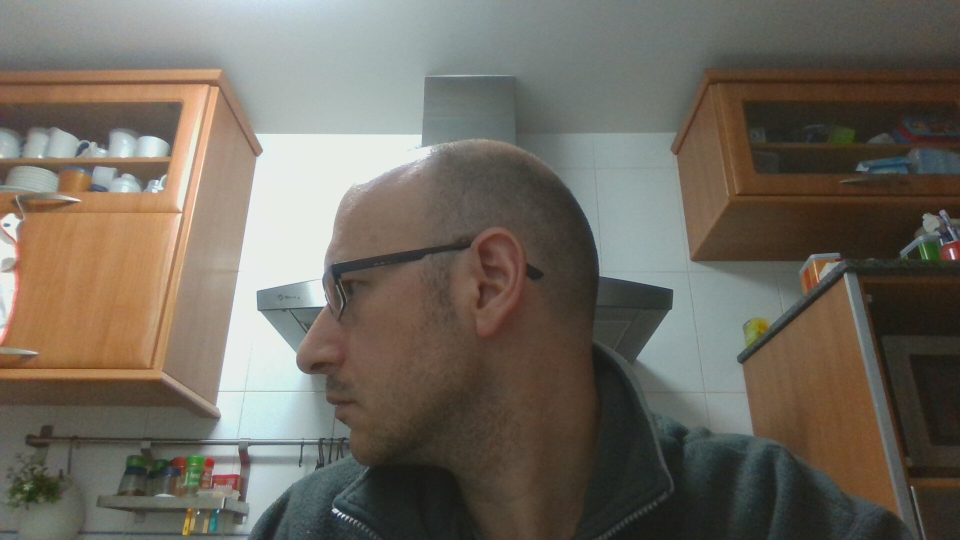
#> input picture images/2016-12-27-065934.jpg, 1920 x 1080 px, given in place of book-cover.jpg, which was not available (shown at 1/2 size)
$ python keypoint_detectors.py   (Python 2 division)
#> lines starting #> are read from the running program, lines starting #| are printed output that depends on the picture; pictures that were not available may be replaced by others from this repository, and a replacement may not be noted
import os

import cv2
import matplotlib.pyplot as plt
import numpy as np
from skimage.transform import pyramid_gaussian
from skimage.util.shape import view_as_windows


class Harris:
    # [182 lines left out: functions get_harris_image, get_harris_coords, get_descriptors, draw_harris_points, show_harris_corners, match and 5 more, not called in this run]


class OrbDetector():
    orb = None

    def __init__(self):
        self.orbt = cv2.ORB_create(nfeatures=200, scoreType=cv2.ORB_HARRIS_SCORE)
        self.orbi = cv2.ORB_create(nfeatures=1000, scoreType=cv2.ORB_HARRIS_SCORE)

    # [31 lines left out: functions camera_keypoints, _calculate_object_scale, not called in this run]


    def pre_process(self, image):
        # converto to GRAYSCALE if needed
        img = image
        if len(img.shape) == 3:
            img = cv2.cvtColor(img,cv2.COLOR_BGR2GRAY)
        img = cv2.equalizeHist(img)
        return img

    def show_template_matches_knn(self, q_image, t_image):

        kp1, des1 = self.orbt.detectAndCompute(q_image, None)
        kp2, des2 = self.orbi.detectAndCompute(t_image, None)

        bf = cv2.BFMatcher(cv2.NORM_HAMMING)
        if type(des1) == type(None) or type(des2) == type(None):
            return t_image,0
        matches = bf.knnMatch(des1, des2, k=2)

        # store all the good matches as per Lowe's ratio test.
        good = []
        for m, n in matches:
            if m.distance < 0.7 * n.distance:
                good.append(m)

        MIN_MATCH_COUNT = 5
        if len(good) > MIN_MATCH_COUNT:
            src_pts = np.float32([kp1[m.queryIdx].pt for m in good]).reshape(-1, 1, 2)
            dst_pts = np.float32([kp2[m.trainIdx].pt for m in good]).reshape(-1, 1, 2)

            M, mask = cv2.findHomography(src_pts, dst_pts, cv2.RANSAC, 5.0)
            if type(mask) == type(None) or type(M) == type(None):
                img2 = t_image
                matchesMask = None
            else:
                matchesMask = mask.ravel().tolist()
                h, w = q_image.shape[0],q_image.shape[1]
                pts = np.float32([[0, 0], [0, h - 1], [w - 1, h - 1], [w - 1, 0]]).reshape(-1, 1, 2)
                dst = cv2.perspectiveTransform(pts, M)

                img2 = cv2.polylines(t_image, [np.int32(dst)], True, 255, 3, cv2.LINE_AA)

        else:
            # print "Not enough matches are found - %d/%d" % (len(good), MIN_MATCH_COUNT)
            matchesMask = None
            img2 = t_image

        draw_params = dict(matchColor=(0, 255, 0),  # draw matches in green color
                       singlePointColor=None,
                       matchesMask=matchesMask,  # draw only inliers
                       flags=2)

        img3 = cv2.drawMatches(q_image, kp1, img2, kp2, good, None, **draw_params)

        return img3, 0


    # [69 lines left out: functions show_template_matches_mod, show_keypoints, not called in this run]

    def calculate_inc_mean(self, mean_matches,num_elements, a):
        m = mean_matches + (a)/(num_elements+1)
        return m

    def camera_detect(self, object_img):
        cap = cv2.VideoCapture(0)

        mean = 0
        num_elements = 0

        queryImage = self.pre_process(object_img)

        while (1):
            # Take each frame
            _, frame = cap.read()

            trainingImage = self.pre_process(frame)
            img, num_matches = self.show_template_matches_knn(object_img,frame)
            mean = self.calculate_inc_mean(mean,num_elements, num_matches)
            num_elements +=1

            # font = cv2.FONT_HERSHEY_SIMPLEX
            # cv2.putText(img, 'matches: ' +str(mean), (10, 10), font, 0.5, (255, 255, 255), 2, cv2.LINE_AA)

            cv2.imshow('frame', img)

            k = cv2.waitKey(5) & 0xFF
            if k == 27:
                break

        cv2.destroyAllWindows()

    # [16 lines left out: functions init_detector, test_harris, not called in this run]


def test_orb_camera_detector(template_path):
#> called with template_path = '../../resources/images/book-cover.jpg'
    orb = OrbDetector()
    template = cv2.imread(template_path)
#> template is the input picture: shape (1080, 1920, 3); mean B, G, R 94.7, 105.1, 111.5
    orb.camera_detect(template)
#> in pre_process, `img = cv2.cvtColor(img,cv2.COLOR_BGR2GRAY)`:
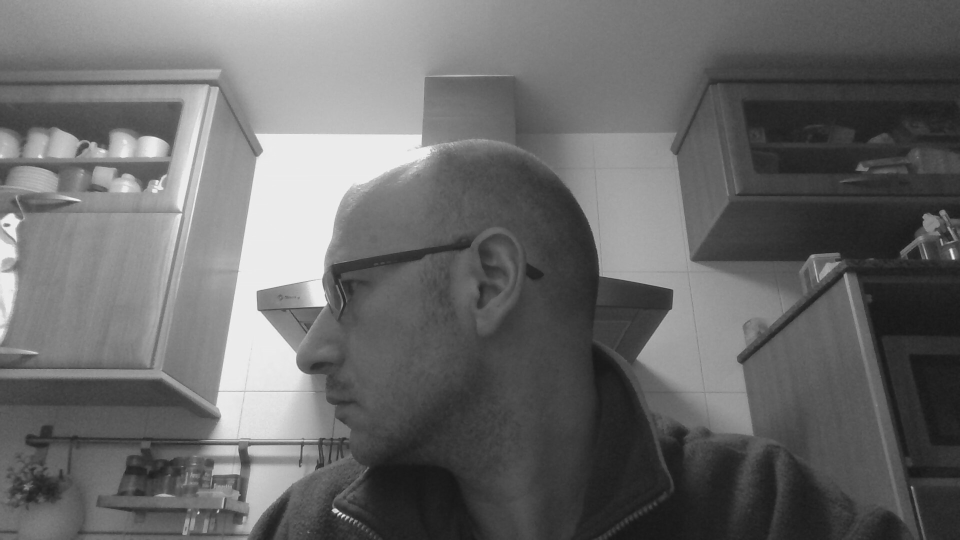
#> img: shape (1080, 1920) (shown at 1/2 size); min 19, max 246, mean 105.8
#> in pre_process, `img = cv2.equalizeHist(img)`:
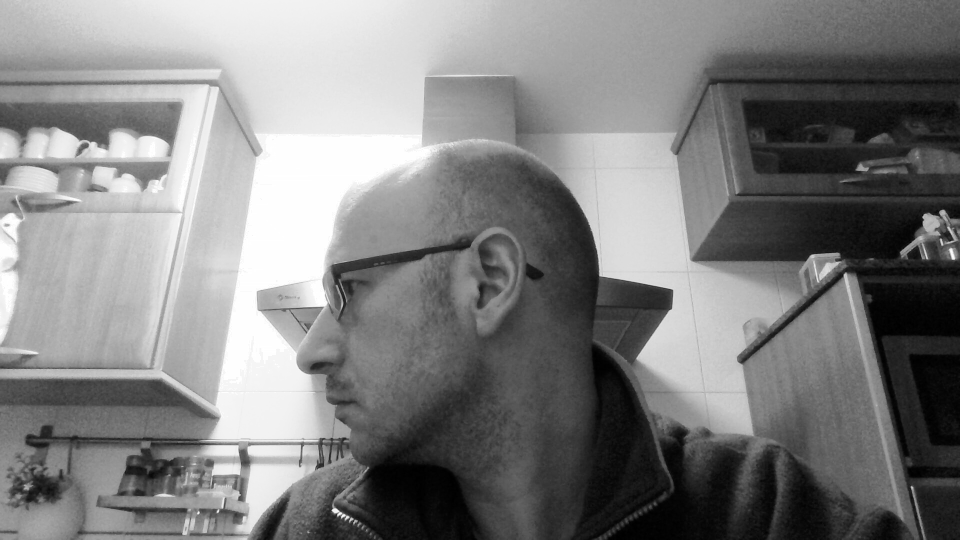
#> img: shape (1080, 1920) (shown at 1/2 size); min 0, max 255, mean 128.4
#> in show_template_matches_knn, `kp1, des1 = self.orbt.detectAndCompute(q_image, None)`: kp1 = 200 keypoints; strongest (x, y, size): (680, 1026, 37.2), (680, 1025, 44.6), (687, 1030, 44.6), (688, 1030, 37.2)
#> in show_template_matches_knn, `kp2, des2 = self.orbi.detectAndCompute(t_image, None)`: kp2 = 1000 keypoints; strongest (x, y, size): (680, 1026, 37.2), (680, 1025, 44.6), (687, 1030, 44.6), (688, 1030, 37.2)
#> in show_template_matches_knn, `matches = bf.knnMatch(des1, des2, k=2)`: matches = 200 matches
#> in show_template_matches_knn, `src_pts = np.float32([kp1[m.queryIdx].pt for m in good]).reshape(-1, 1..`: src_pts = 200 rows, first 8: [713, 1042], [437, 1020], [664, 1020], [1199, 551], [676, 1022], [435, 1023], [397, 1025], [1345, 580]
#> in show_template_matches_knn, `dst_pts = np.float32([kp2[m.trainIdx].pt for m in good]).reshape(-1, 1..`: dst_pts has the same summary as src_pts
#> in show_template_matches_knn, `M, mask = cv2.findHomography(src_pts, dst_pts, cv2.RANSAC, 5.0)`: M = [[1, -3.93e-16, 7.67e-13], [-4.11e-16, 1, 6.13e-13], [-8.27e-19, -1.22e-18, 1]]; mask = 200 values from 1 to 1
#> in show_template_matches_knn, `dst = cv2.perspectiveTransform(pts, M)`: dst = [[7.67e-13, 6.13e-13], [3.43e-13, 1079], [1919, 1079], [1919, -1.76e-13]]
#> in show_template_matches_knn, `draw_params = dict(matchColor=(0, 255, 0),`: draw_params = 4 items
#> in show_template_matches_knn, `img3 = cv2.drawMatches(q_image, kp1, img2, kp2, good, None, **draw_par..`:
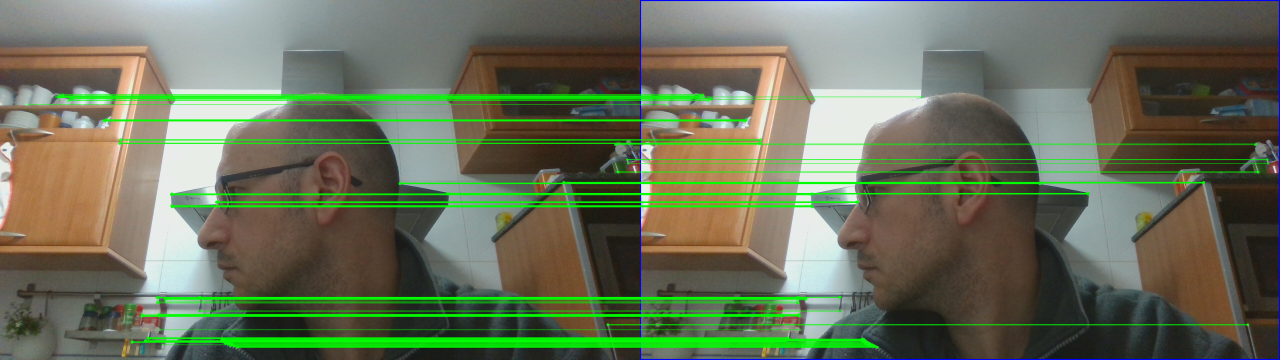
#> img3: shape (1080, 3840, 3) (shown at 1/3 size); mean B, G, R 90.6, 113.6, 105.3
#> in camera_detect, `img, num_matches = self.show_template_matches_knn(object_img,frame)`: num_matches = 0
#> (key Esc is pressed here)

# [62 lines left out: functions test_orb, test_orb, test_akaze_camera_detector, kaze_match, not called in this run]


if __name__ == '__main__':
    test_orb_camera_detector('../../resources/images/book-cover.jpg')

    # query= cv2.imread('../images/test2/template.jpg', cv2.IMREAD_GRAYSCALE)
    # train = cv2.imread('../images/test2/t1.jpg', cv2.IMREAD_GRAYSCALE)

    # kaze_match(query, train)
